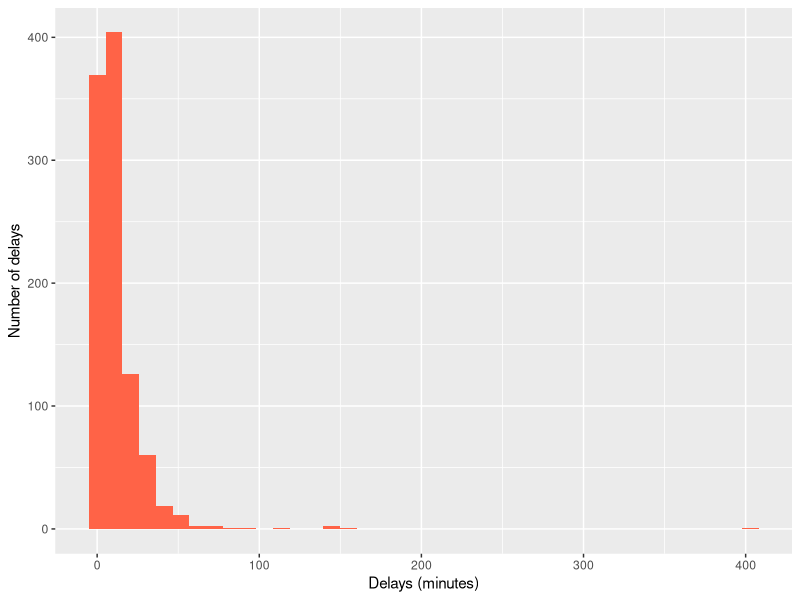
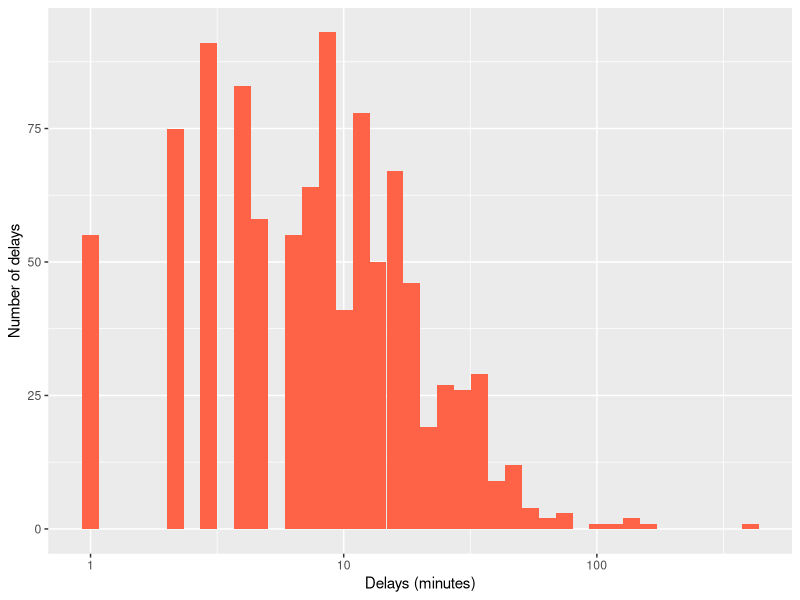
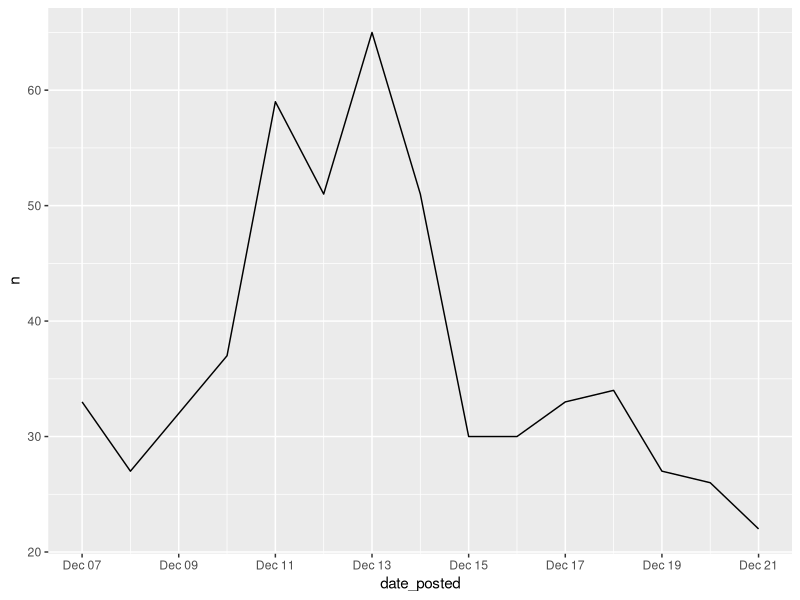
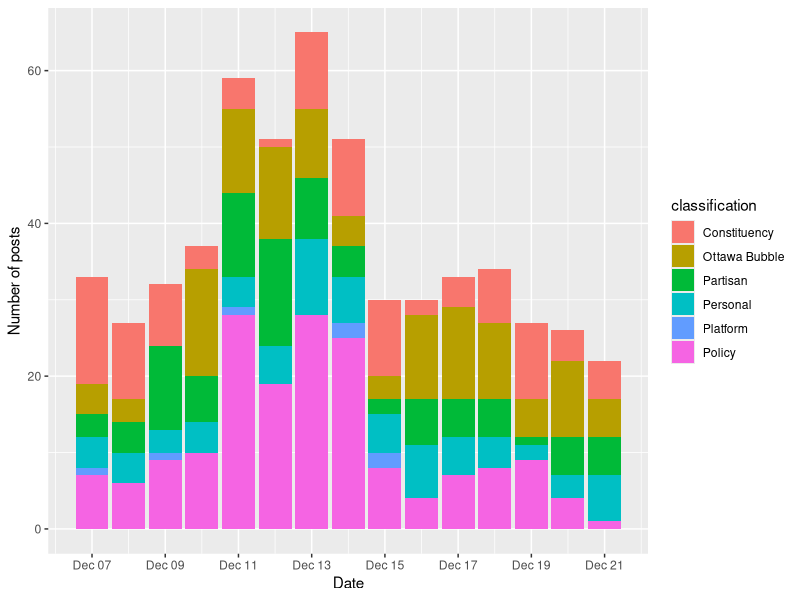
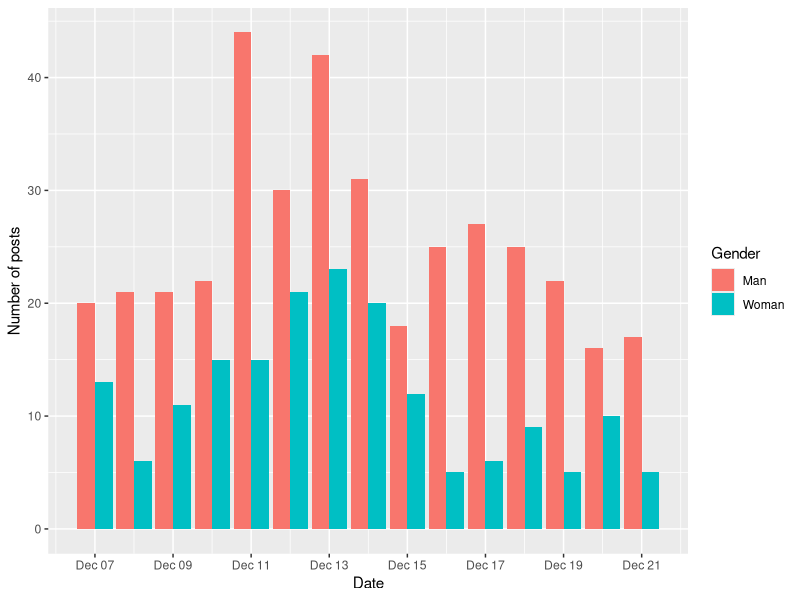
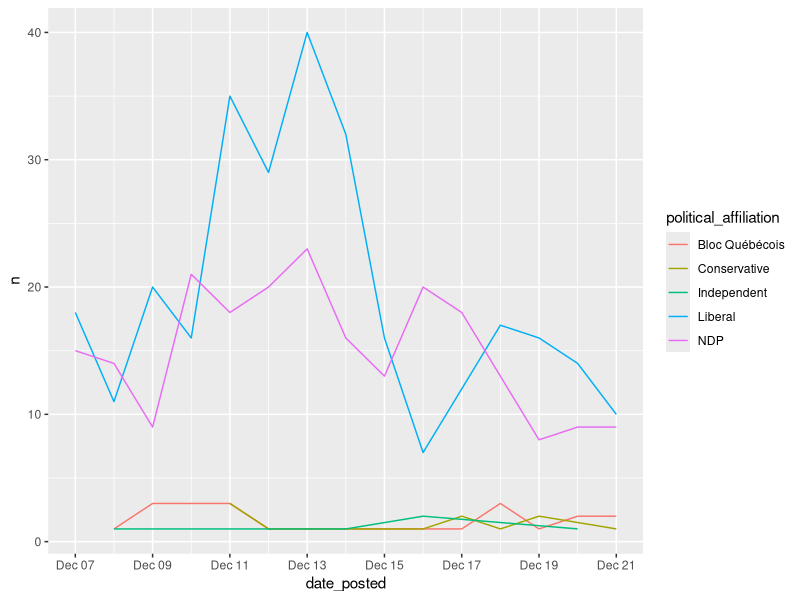
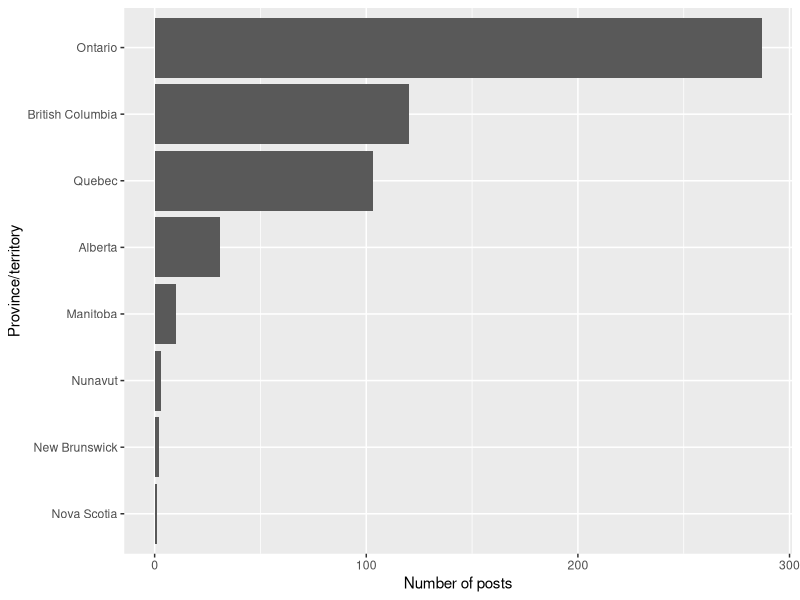

Source code (R) for these figures, in order:
#### Preamble ####
# Purpose: Follow along with the examples in week 6 lecture slides
# Author: Inessa De Angelis
# Date: 11 June 2026
# Contact: inessa.deangelis@mail.utoronto.ca 
# License: MIT
# Pre-requisites: None

#### Workspace setup ####
## Load packages ##
library(tidyverse) 

## Load datasets ##
# Bluesky datasets were downloaded from: https://github.com/InessaDeAngelis/Cdn_MPs_Bluesky

# MP dataset #
mps_bluesky <- read_csv("Week_6/lecture_data/cdn_mps_bluesky.csv")

# Post dataset #
bluesky_posts <- read_csv("Week_6/lecture_data/bluesky_posts.csv")

# Simulated subway delays dataset #
delays <- read_csv("Week_6/lecture_data/delays.csv")

#### EDA of subway delays ####
## Generate descriptive statistics ##
delays |>
  summarize(
    mean_delay = mean(delay_min),
    median_delay = median(delay_min),
    sd_delay = sd(delay_min),
    max_delay = max(delay_min))

## Plot! ##
ggplot(delays, aes(x = delay_min)) +
  geom_histogram(bins = 40, fill = "tomato") +
  labs(x = "Delays (minutes)", y = "Number of delays")

## Plot with a log scale ##
delays |>
  filter(delay_min > 0) |>
  ggplot(aes(x = delay_min)) +
  geom_histogram(bins = 40, fill = "tomato") +
  scale_x_log10() +
  labs(x = "Delays (minutes)", y = "Number of delays")

#### Join together MP and post datasets using "left_join()" ####
both <- bluesky_posts |> 
  left_join(mps_bluesky, by = join_by(author_handle==username))

## View first six rows of the joined dataset using "head()" ##
head(both)

## Using "select()" in conjunction with "left_join()" ##
both2 <- bluesky_posts |>  
  left_join(mps_bluesky |> select(username, gender, political_affiliation),
            join_by(author_handle==username))

#### EDA of Bluesky data ####
## Check that the "date" variable is the correct class ##
class(both$date_posted)

## Posts over time ##
both |>
  count(date_posted) |>
  ggplot(aes(x = date_posted, y = n)) +
  scale_x_date(date_breaks = "2 day", date_labels = "%b %d") +
  geom_line()

## Posts by classification over time ##
both |>
  count(date_posted, classification) |>
  ggplot(aes(x = date_posted, y = n, fill = classification)) +
  geom_col(position = "stack") +
  scale_x_date(date_breaks = "2 day", date_labels = "%b %d") +
  labs(x = "Date", y = "Number of posts")

## Posts by MP gender over time ##
both |>
  count(date_posted, gender) |>
  ggplot(aes(x = date_posted, y = n, fill = gender)) +
  geom_col(position = "dodge") +
  scale_x_date(date_breaks = "2 day", date_labels = "%b %d") +
  labs(x = "Date", y = "Number of posts", fill = "Gender")

## Posts by MP political affiliation over time ##
both |>
  count(date_posted, political_affiliation) |>
  ggplot(aes(x = date_posted, y = n, color = political_affiliation)) +
  scale_x_date(date_breaks = "2 day", date_labels = "%b %d") +
  geom_line()

## Posts by the province/territory that MPs' ridings are in over time ##
both |>
  count(province_territory) |>
  ggplot(aes(x = reorder(province_territory, n), y = n)) +
  geom_col() +
  coord_flip() + # flips the y and x axes
  labs(y = "Number of posts", x = "Province/territory")
